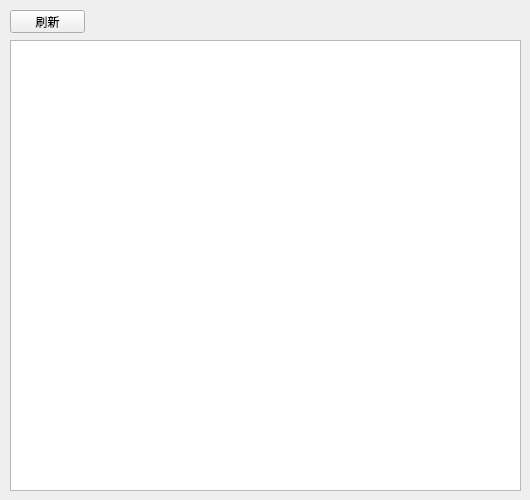
<?xml version="1.0" encoding="UTF-8"?>
<ui version="4.0">
 <class>MainWindow</class>
 <widget class="QMainWindow" name="MainWindow">
  <property name="geometry">
   <rect>
    <x>0</x>
    <y>0</y>
    <width>530</width>
    <height>500</height>
   </rect>
  </property>
  <property name="minimumSize">
   <size>
    <width>530</width>
    <height>500</height>
   </size>
  </property>
  <property name="maximumSize">
   <size>
    <width>530</width>
    <height>500</height>
   </size>
  </property>
  <property name="windowTitle">
   <string>LCC测试工具</string>
  </property>
  <property name="windowIcon">
   <iconset>
    <normaloff>../../Infinity LOGO.png</normaloff>../../Infinity LOGO.png</iconset>
  </property>
  <widget class="QWidget" name="centralwidget">
   <widget class="QPlainTextEdit" name="tip">
    <property name="geometry">
     <rect>
      <x>10</x>
      <y>40</y>
      <width>511</width>
      <height>451</height>
     </rect>
    </property>
   </widget>
   <widget class="QPushButton" name="refresh">
    <property name="geometry">
     <rect>
      <x>10</x>
      <y>10</y>
      <width>75</width>
      <height>23</height>
     </rect>
    </property>
    <property name="text">
     <string>刷新</string>
    </property>
   </widget>
  </widget>
 </widget>
 <resources/>
 <connections/>
</ui>
